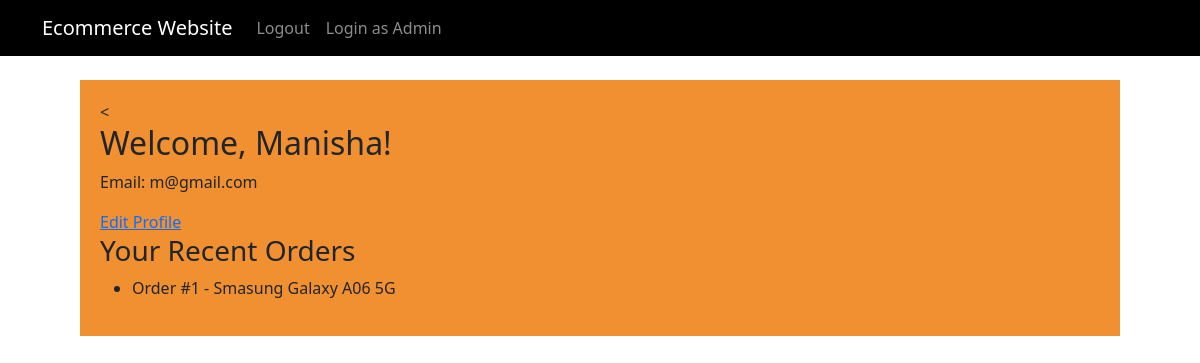
Page /user-dashboard/ (signed in) on the earlier database version.
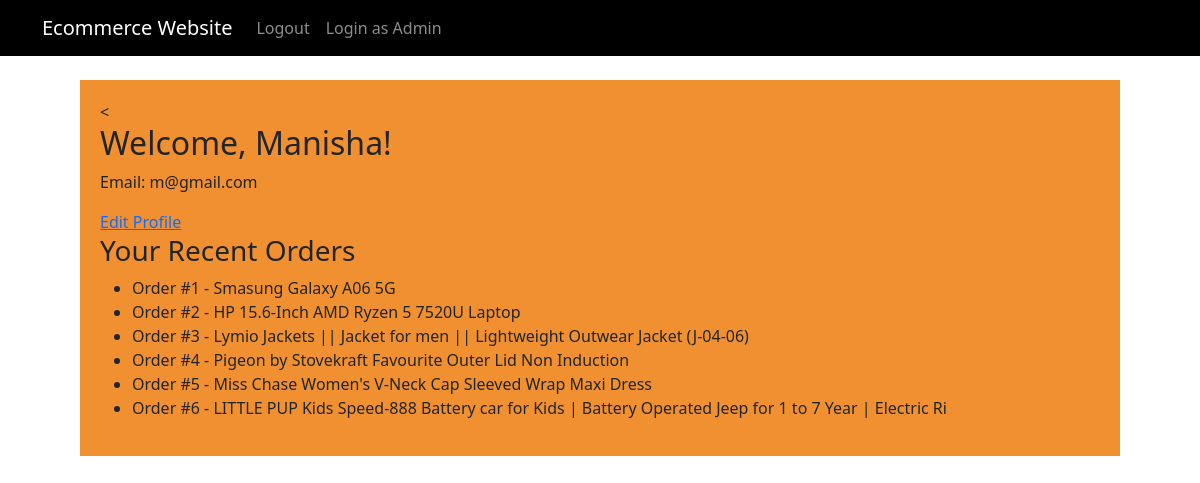
Same page on the later database version.
### products/models.py (models this page shows, shortened)
class Product(models.Model):
	subcategory=models.ForeignKey(SubCategory,on_delete=models.CASCADE)
	name=models.CharField(max_length=100)
	sku=models.CharField(max_length=50,unique=True)
	price=models.DecimalField(max_digits=10,decimal_places=2)
	stock=models.PositiveIntegerField()
	description=models.TextField(blank=True)
	image=models.ImageField(upload_to='porducts/',blank=True,null=True)

### user/views.py (the view)
# urls.py: path('user-dashboard/',user_views.user_dashboard,name='user-dashboard'),
@login_required
def user_dashboard(request):
    products = Product.objects.all()
    return render(request,'user/user_dashboard.html',{'products':products})

### user/templates/user/user_dashboard.html
{% extends "admin_panel/Base.html" %}
{% load static %}
{% block content %}
<<h2>Welcome, {{ user.username }}!</h2>
<p>Email: {{ user.email }}</p>
<a href="{% url 'profile' %}">Edit Profile</a>
<h3>Your Recent Orders</h3>
<ul>
  {% for product in products %}
    <li>Order #{{ product.id }} - {{ product.name }}</li>
  {% empty %}
    <li>No recent orders</li>
  {% endfor %}
</ul>
{% endblock %}

Differences in the rows shown:
added Product: id "2", name "HP 15.6-Inch AMD Ryzen 5 7520U Laptop"
added Product: id "3", name "Lymio Jackets || Jacket for men || Lightweight Outwear Jacket (J-04-06)"
added Product: id "4", name "Pigeon by Stovekraft Favourite Outer Lid Non Induction"
added Product: id "5", name "Miss Chase Women's V-Neck Cap Sleeved Wrap Maxi Dress"
added Product: id "6", name "LITTLE PUP Kids Speed-888 Battery car for Kids | Battery Operated Jeep for 1 to 7 Year | Electric Ri"
